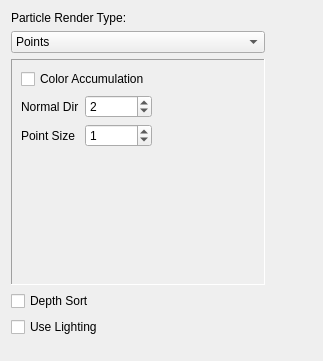
<?xml version="1.0" encoding="UTF-8"?>
<ui version="4.0">
 <class>renderAttr</class>
 <widget class="QWidget" name="renderAttr">
  <property name="geometry">
   <rect>
    <x>0</x>
    <y>0</y>
    <width>323</width>
    <height>361</height>
   </rect>
  </property>
  <property name="windowTitle">
   <string>Form</string>
  </property>
  <layout class="QGridLayout" name="gridLayout_11">
   <item row="0" column="0">
    <widget class="QLabel" name="particleRenderTypeLabel">
     <property name="text">
      <string>Particle Render Type:</string>
     </property>
    </widget>
   </item>
   <item row="1" column="0">
    <widget class="QComboBox" name="particleRenderType">
     <property name="currentIndex">
      <number>3</number>
     </property>
     <item>
      <property name="text">
       <string>MultiPoint</string>
      </property>
     </item>
     <item>
      <property name="text">
       <string>MultiStreak</string>
      </property>
     </item>
     <item>
      <property name="text">
       <string>Numeric</string>
      </property>
     </item>
     <item>
      <property name="text">
       <string>Points</string>
      </property>
     </item>
     <item>
      <property name="text">
       <string>Spheres</string>
      </property>
     </item>
     <item>
      <property name="text">
       <string>Sprites</string>
      </property>
     </item>
     <item>
      <property name="text">
       <string>Streak</string>
      </property>
     </item>
     <item>
      <property name="text">
       <string>Blobby Surface</string>
      </property>
     </item>
     <item>
      <property name="text">
       <string>Cloud</string>
      </property>
     </item>
     <item>
      <property name="text">
       <string>Tube</string>
      </property>
     </item>
    </widget>
   </item>
   <item row="2" column="0">
    <widget class="QStackedWidget" name="renderTypeWidget">
     <property name="frameShape">
      <enum>QFrame::Panel</enum>
     </property>
     <property name="frameShadow">
      <enum>QFrame::Sunken</enum>
     </property>
     <property name="currentIndex">
      <number>3</number>
     </property>
     <widget class="QWidget" name="multiPointPage">
      <layout class="QGridLayout" name="gridLayout">
       <item row="0" column="0" colspan="2">
        <widget class="QCheckBox" name="colorAccumulationMP">
         <property name="text">
          <string>Color Accumulation</string>
         </property>
        </widget>
       </item>
       <item row="1" column="0">
        <widget class="QLabel" name="multiCountMPLabel">
         <property name="text">
          <string>Multi Count</string>
         </property>
        </widget>
       </item>
       <item row="1" column="1">
        <widget class="QSpinBox" name="multiCountMP">
         <property name="maximum">
          <number>1000000000</number>
         </property>
         <property name="value">
          <number>8</number>
         </property>
        </widget>
       </item>
       <item row="2" column="0">
        <widget class="QLabel" name="multiRadiusMPLabel">
         <property name="text">
          <string>Multi Radius</string>
         </property>
        </widget>
       </item>
       <item row="2" column="1">
        <widget class="QDoubleSpinBox" name="multiRadiusMP">
         <property name="maximum">
          <double>1000000000.000000000000000</double>
         </property>
         <property name="value">
          <double>1.000000000000000</double>
         </property>
        </widget>
       </item>
       <item row="3" column="0">
        <widget class="QLabel" name="normalDirMPLabel">
         <property name="text">
          <string>Normal Dir</string>
         </property>
        </widget>
       </item>
       <item row="3" column="1">
        <widget class="QSpinBox" name="normalDirMP">
         <property name="maximum">
          <number>3</number>
         </property>
         <property name="value">
          <number>2</number>
         </property>
        </widget>
       </item>
       <item row="4" column="0">
        <widget class="QLabel" name="pointSizeMPLabel">
         <property name="text">
          <string>Point Size</string>
         </property>
        </widget>
       </item>
       <item row="4" column="1">
        <widget class="QSpinBox" name="pointSizeMP">
         <property name="maximum">
          <number>1000000000</number>
         </property>
         <property name="value">
          <number>1</number>
         </property>
        </widget>
       </item>
       <item row="5" column="1">
        <spacer name="verticalSpacer">
         <property name="orientation">
          <enum>Qt::Vertical</enum>
         </property>
         <property name="sizeType">
          <enum>QSizePolicy::Expanding</enum>
         </property>
         <property name="sizeHint" stdset="0">
          <size>
           <width>20</width>
           <height>20</height>
          </size>
         </property>
        </spacer>
       </item>
       <item row="3" column="2">
        <spacer name="horizontalSpacer">
         <property name="orientation">
          <enum>Qt::Horizontal</enum>
         </property>
         <property name="sizeHint" stdset="0">
          <size>
           <width>40</width>
           <height>20</height>
          </size>
         </property>
        </spacer>
       </item>
      </layout>
     </widget>
     <widget class="QWidget" name="multiStreakPage">
      <layout class="QGridLayout" name="gridLayout_2">
       <item row="0" column="0" colspan="2">
        <widget class="QCheckBox" name="colorAccumulationMS">
         <property name="text">
          <string>Color Accumulation</string>
         </property>
        </widget>
       </item>
       <item row="1" column="0">
        <widget class="QLabel" name="lineWidthMSLabel">
         <property name="text">
          <string>Line Width</string>
         </property>
        </widget>
       </item>
       <item row="1" column="1">
        <widget class="QSpinBox" name="lineWidthMS">
         <property name="maximum">
          <number>1000000000</number>
         </property>
         <property name="value">
          <number>1</number>
         </property>
        </widget>
       </item>
       <item row="2" column="0">
        <widget class="QLabel" name="multiCountMSLabel">
         <property name="text">
          <string>Multi Count</string>
         </property>
        </widget>
       </item>
       <item row="2" column="1">
        <widget class="QSpinBox" name="multiCountMS">
         <property name="maximum">
          <number>1000000000</number>
         </property>
         <property name="value">
          <number>8</number>
         </property>
        </widget>
       </item>
       <item row="3" column="0">
        <widget class="QLabel" name="multiRadiusMSLabel">
         <property name="text">
          <string>Multi Radius</string>
         </property>
        </widget>
       </item>
       <item row="3" column="1">
        <widget class="QDoubleSpinBox" name="multiRadiusMS">
         <property name="maximum">
          <double>1000000000.000000000000000</double>
         </property>
         <property name="value">
          <double>1.000000000000000</double>
         </property>
        </widget>
       </item>
       <item row="4" column="0">
        <widget class="QLabel" name="normalDirMSLabel">
         <property name="text">
          <string>Normal Dir</string>
         </property>
        </widget>
       </item>
       <item row="4" column="1">
        <widget class="QSpinBox" name="normalDirMS">
         <property name="maximum">
          <number>3</number>
         </property>
         <property name="value">
          <number>2</number>
         </property>
        </widget>
       </item>
       <item row="5" column="0">
        <widget class="QLabel" name="tailFadeMSLabel">
         <property name="text">
          <string>Tail Fade</string>
         </property>
        </widget>
       </item>
       <item row="5" column="1">
        <widget class="QDoubleSpinBox" name="tailFadeMS">
         <property name="maximum">
          <double>1000000000.000000000000000</double>
         </property>
         <property name="value">
          <double>1.000000000000000</double>
         </property>
        </widget>
       </item>
       <item row="6" column="0">
        <widget class="QLabel" name="tailSizeMSLabel">
         <property name="text">
          <string>Tail Size</string>
         </property>
        </widget>
       </item>
       <item row="6" column="1">
        <widget class="QDoubleSpinBox" name="tailSizeMS">
         <property name="maximum">
          <double>1000000000.000000000000000</double>
         </property>
         <property name="value">
          <double>1.000000000000000</double>
         </property>
        </widget>
       </item>
       <item row="2" column="2">
        <spacer name="horizontalSpacer_2">
         <property name="orientation">
          <enum>Qt::Horizontal</enum>
         </property>
         <property name="sizeHint" stdset="0">
          <size>
           <width>40</width>
           <height>20</height>
          </size>
         </property>
        </spacer>
       </item>
       <item row="7" column="1">
        <spacer name="verticalSpacer_2">
         <property name="orientation">
          <enum>Qt::Vertical</enum>
         </property>
         <property name="sizeHint" stdset="0">
          <size>
           <width>20</width>
           <height>40</height>
          </size>
         </property>
        </spacer>
       </item>
      </layout>
     </widget>
     <widget class="QWidget" name="numericPage">
      <layout class="QGridLayout" name="gridLayout_3">
       <item row="0" column="0">
        <widget class="QLabel" name="attributeNameNumLabel">
         <property name="text">
          <string>Attribute Name</string>
         </property>
        </widget>
       </item>
       <item row="0" column="1">
        <widget class="QLineEdit" name="attributeNameNum"/>
       </item>
       <item row="1" column="0">
        <widget class="QLabel" name="pointSizeNumLabel">
         <property name="text">
          <string>Point Size</string>
         </property>
        </widget>
       </item>
       <item row="1" column="1">
        <widget class="QSpinBox" name="pointSizeNum">
         <property name="minimum">
          <number>1</number>
         </property>
         <property name="maximum">
          <number>1000000000</number>
         </property>
        </widget>
       </item>
       <item row="2" column="0" colspan="2">
        <widget class="QCheckBox" name="selectedOnlyNum">
         <property name="text">
          <string>Selected Only</string>
         </property>
        </widget>
       </item>
       <item row="0" column="2">
        <spacer name="horizontalSpacer_3">
         <property name="orientation">
          <enum>Qt::Horizontal</enum>
         </property>
         <property name="sizeHint" stdset="0">
          <size>
           <width>40</width>
           <height>20</height>
          </size>
         </property>
        </spacer>
       </item>
       <item row="3" column="0">
        <spacer name="verticalSpacer_3">
         <property name="orientation">
          <enum>Qt::Vertical</enum>
         </property>
         <property name="sizeHint" stdset="0">
          <size>
           <width>20</width>
           <height>40</height>
          </size>
         </property>
        </spacer>
       </item>
      </layout>
     </widget>
     <widget class="QWidget" name="pointsPage">
      <layout class="QGridLayout" name="gridLayout_4">
       <item row="0" column="0" colspan="2">
        <widget class="QCheckBox" name="colorAccumulationPoints">
         <property name="text">
          <string>Color Accumulation</string>
         </property>
        </widget>
       </item>
       <item row="1" column="0">
        <widget class="QLabel" name="normalDirPointsLabel">
         <property name="text">
          <string>Normal Dir</string>
         </property>
        </widget>
       </item>
       <item row="1" column="1">
        <widget class="QSpinBox" name="normalDirPoints">
         <property name="maximum">
          <number>3</number>
         </property>
         <property name="value">
          <number>2</number>
         </property>
        </widget>
       </item>
       <item row="2" column="0">
        <widget class="QLabel" name="pointSizePointsLabel">
         <property name="text">
          <string>Point Size</string>
         </property>
        </widget>
       </item>
       <item row="2" column="1">
        <widget class="QSpinBox" name="pointSizePoints">
         <property name="maximum">
          <number>1000000000</number>
         </property>
         <property name="value">
          <number>1</number>
         </property>
        </widget>
       </item>
       <item row="1" column="2">
        <spacer name="horizontalSpacer_4">
         <property name="orientation">
          <enum>Qt::Horizontal</enum>
         </property>
         <property name="sizeHint" stdset="0">
          <size>
           <width>40</width>
           <height>20</height>
          </size>
         </property>
        </spacer>
       </item>
       <item row="3" column="1">
        <spacer name="verticalSpacer_4">
         <property name="orientation">
          <enum>Qt::Vertical</enum>
         </property>
         <property name="sizeHint" stdset="0">
          <size>
           <width>20</width>
           <height>40</height>
          </size>
         </property>
        </spacer>
       </item>
      </layout>
     </widget>
     <widget class="QWidget" name="spheresPage">
      <layout class="QGridLayout" name="gridLayout_5">
       <item row="0" column="0">
        <widget class="QLabel" name="radiusSphereLabel">
         <property name="text">
          <string>Radius</string>
         </property>
        </widget>
       </item>
       <item row="0" column="1">
        <widget class="QDoubleSpinBox" name="radiusSphere">
         <property name="decimals">
          <number>3</number>
         </property>
         <property name="maximum">
          <double>1000000000.000000000000000</double>
         </property>
        </widget>
       </item>
       <item row="0" column="2">
        <spacer name="horizontalSpacer_5">
         <property name="orientation">
          <enum>Qt::Horizontal</enum>
         </property>
         <property name="sizeHint" stdset="0">
          <size>
           <width>40</width>
           <height>20</height>
          </size>
         </property>
        </spacer>
       </item>
       <item row="1" column="1">
        <spacer name="verticalSpacer_5">
         <property name="orientation">
          <enum>Qt::Vertical</enum>
         </property>
         <property name="sizeHint" stdset="0">
          <size>
           <width>20</width>
           <height>40</height>
          </size>
         </property>
        </spacer>
       </item>
      </layout>
     </widget>
     <widget class="QWidget" name="spritesPage">
      <layout class="QGridLayout" name="gridLayout_6">
       <item row="0" column="0">
        <widget class="QLabel" name="spriteNumLabel">
         <property name="text">
          <string>Sprite Num</string>
         </property>
        </widget>
       </item>
       <item row="0" column="1">
        <widget class="QSpinBox" name="spriteNum">
         <property name="maximum">
          <number>1000000000</number>
         </property>
        </widget>
       </item>
       <item row="1" column="0">
        <widget class="QLabel" name="spriteScaleXLabel">
         <property name="text">
          <string>Sprite Scale X</string>
         </property>
        </widget>
       </item>
       <item row="1" column="1">
        <widget class="QDoubleSpinBox" name="spriteScaleX">
         <property name="decimals">
          <number>3</number>
         </property>
         <property name="maximum">
          <double>1000000000.000000000000000</double>
         </property>
         <property name="value">
          <double>1.000000000000000</double>
         </property>
        </widget>
       </item>
       <item row="2" column="0">
        <widget class="QLabel" name="spriteScaleYLabel">
         <property name="text">
          <string>Sprite Scale Y</string>
         </property>
        </widget>
       </item>
       <item row="2" column="1">
        <widget class="QDoubleSpinBox" name="spriteScaleY">
         <property name="decimals">
          <number>3</number>
         </property>
         <property name="maximum">
          <double>1000000000.000000000000000</double>
         </property>
         <property name="value">
          <double>1.000000000000000</double>
         </property>
        </widget>
       </item>
       <item row="3" column="0">
        <widget class="QLabel" name="spriteTwistLabel">
         <property name="text">
          <string>Sprite Twist</string>
         </property>
        </widget>
       </item>
       <item row="3" column="1">
        <widget class="QDoubleSpinBox" name="spriteTwist">
         <property name="decimals">
          <number>3</number>
         </property>
         <property name="maximum">
          <double>1000000000.000000000000000</double>
         </property>
         <property name="value">
          <double>0.000000000000000</double>
         </property>
        </widget>
       </item>
       <item row="4" column="1">
        <spacer name="verticalSpacer_6">
         <property name="orientation">
          <enum>Qt::Vertical</enum>
         </property>
         <property name="sizeHint" stdset="0">
          <size>
           <width>20</width>
           <height>40</height>
          </size>
         </property>
        </spacer>
       </item>
       <item row="2" column="2">
        <spacer name="horizontalSpacer_6">
         <property name="orientation">
          <enum>Qt::Horizontal</enum>
         </property>
         <property name="sizeHint" stdset="0">
          <size>
           <width>40</width>
           <height>20</height>
          </size>
         </property>
        </spacer>
       </item>
      </layout>
     </widget>
     <widget class="QWidget" name="streakPage">
      <layout class="QGridLayout" name="gridLayout_7">
       <item row="0" column="0">
        <widget class="QLabel" name="lineWidthStreakLabel">
         <property name="text">
          <string>Line Width</string>
         </property>
        </widget>
       </item>
       <item row="0" column="1">
        <widget class="QSpinBox" name="lineWidthStreak">
         <property name="maximum">
          <number>1000000000</number>
         </property>
         <property name="value">
          <number>1</number>
         </property>
        </widget>
       </item>
       <item row="1" column="0">
        <widget class="QLabel" name="normalDirStreakLabel">
         <property name="text">
          <string>Normal Dir</string>
         </property>
        </widget>
       </item>
       <item row="1" column="1">
        <widget class="QSpinBox" name="normalDirStreak">
         <property name="maximum">
          <number>3</number>
         </property>
         <property name="value">
          <number>2</number>
         </property>
        </widget>
       </item>
       <item row="2" column="0">
        <widget class="QLabel" name="tailFadeStreakLabel">
         <property name="text">
          <string>Tail Fade</string>
         </property>
        </widget>
       </item>
       <item row="2" column="1">
        <widget class="QDoubleSpinBox" name="tailFadeStreak">
         <property name="maximum">
          <double>1000000000.000000000000000</double>
         </property>
         <property name="value">
          <double>1.000000000000000</double>
         </property>
        </widget>
       </item>
       <item row="3" column="0">
        <widget class="QLabel" name="tailSizeStreakLabel">
         <property name="text">
          <string>Tail Size</string>
         </property>
        </widget>
       </item>
       <item row="3" column="1">
        <widget class="QDoubleSpinBox" name="tailSizeStreak">
         <property name="maximum">
          <double>1000000000.000000000000000</double>
         </property>
         <property name="value">
          <double>1.000000000000000</double>
         </property>
        </widget>
       </item>
       <item row="4" column="1">
        <spacer name="verticalSpacer_7">
         <property name="orientation">
          <enum>Qt::Vertical</enum>
         </property>
         <property name="sizeHint" stdset="0">
          <size>
           <width>20</width>
           <height>40</height>
          </size>
         </property>
        </spacer>
       </item>
       <item row="3" column="2">
        <spacer name="horizontalSpacer_7">
         <property name="orientation">
          <enum>Qt::Horizontal</enum>
         </property>
         <property name="sizeHint" stdset="0">
          <size>
           <width>40</width>
           <height>20</height>
          </size>
         </property>
        </spacer>
       </item>
      </layout>
     </widget>
     <widget class="QWidget" name="blobbyPage">
      <layout class="QGridLayout" name="gridLayout_8">
       <item row="0" column="0">
        <widget class="QLabel" name="radiusBlobbyLabel">
         <property name="text">
          <string>Radius</string>
         </property>
        </widget>
       </item>
       <item row="0" column="1">
        <widget class="QDoubleSpinBox" name="radiusBlobby">
         <property name="decimals">
          <number>3</number>
         </property>
         <property name="maximum">
          <double>1000000000.000000000000000</double>
         </property>
         <property name="value">
          <double>1.000000000000000</double>
         </property>
        </widget>
       </item>
       <item row="1" column="0">
        <widget class="QLabel" name="thresholdLabel">
         <property name="text">
          <string>Threshold</string>
         </property>
        </widget>
       </item>
       <item row="1" column="1">
        <widget class="QDoubleSpinBox" name="thresholdBlobby">
         <property name="decimals">
          <number>3</number>
         </property>
         <property name="maximum">
          <double>1000000000.000000000000000</double>
         </property>
        </widget>
       </item>
       <item row="0" column="2">
        <spacer name="horizontalSpacer_8">
         <property name="orientation">
          <enum>Qt::Horizontal</enum>
         </property>
         <property name="sizeHint" stdset="0">
          <size>
           <width>40</width>
           <height>20</height>
          </size>
         </property>
        </spacer>
       </item>
       <item row="2" column="1">
        <spacer name="verticalSpacer_8">
         <property name="orientation">
          <enum>Qt::Vertical</enum>
         </property>
         <property name="sizeHint" stdset="0">
          <size>
           <width>20</width>
           <height>40</height>
          </size>
         </property>
        </spacer>
       </item>
      </layout>
     </widget>
     <widget class="QWidget" name="cloudPage">
      <layout class="QGridLayout" name="gridLayout_9">
       <item row="0" column="0" colspan="3">
        <widget class="QCheckBox" name="betterIlluminationCloud">
         <property name="text">
          <string>Better Illumination</string>
         </property>
        </widget>
       </item>
       <item row="1" column="0">
        <widget class="QLabel" name="radiusCloudLabel">
         <property name="text">
          <string>Radius</string>
         </property>
        </widget>
       </item>
       <item row="1" column="1" colspan="2">
        <widget class="QDoubleSpinBox" name="radiusCloud">
         <property name="decimals">
          <number>3</number>
         </property>
         <property name="maximum">
          <double>1000000000.000000000000000</double>
         </property>
         <property name="value">
          <double>1.000000000000000</double>
         </property>
        </widget>
       </item>
       <item row="2" column="0" colspan="2">
        <widget class="QLabel" name="surfaceShadingCloudLabel">
         <property name="text">
          <string>Surface Shading</string>
         </property>
        </widget>
       </item>
       <item row="2" column="2">
        <widget class="QDoubleSpinBox" name="surfaceShadingCloud">
         <property name="decimals">
          <number>3</number>
         </property>
         <property name="maximum">
          <double>1000000000.000000000000000</double>
         </property>
        </widget>
       </item>
       <item row="3" column="0">
        <widget class="QLabel" name="thresholdCloudLabel">
         <property name="text">
          <string>Threshold</string>
         </property>
        </widget>
       </item>
       <item row="3" column="1" colspan="2">
        <widget class="QDoubleSpinBox" name="thresholdCloud">
         <property name="decimals">
          <number>3</number>
         </property>
         <property name="maximum">
          <double>1000000000.000000000000000</double>
         </property>
        </widget>
       </item>
       <item row="1" column="3">
        <spacer name="horizontalSpacer_9">
         <property name="orientation">
          <enum>Qt::Horizontal</enum>
         </property>
         <property name="sizeHint" stdset="0">
          <size>
           <width>40</width>
           <height>20</height>
          </size>
         </property>
        </spacer>
       </item>
       <item row="4" column="1">
        <spacer name="verticalSpacer_9">
         <property name="orientation">
          <enum>Qt::Vertical</enum>
         </property>
         <property name="sizeHint" stdset="0">
          <size>
           <width>20</width>
           <height>40</height>
          </size>
         </property>
        </spacer>
       </item>
      </layout>
     </widget>
     <widget class="QWidget" name="tubePage">
      <layout class="QGridLayout" name="gridLayout_10">
       <item row="0" column="0">
        <widget class="QLabel" name="radius0TubeLabel">
         <property name="text">
          <string>Radius 0</string>
         </property>
        </widget>
       </item>
       <item row="0" column="1">
        <widget class="QDoubleSpinBox" name="radius0Tube">
         <property name="decimals">
          <number>3</number>
         </property>
         <property name="maximum">
          <double>1000000000.000000000000000</double>
         </property>
        </widget>
       </item>
       <item row="1" column="0">
        <widget class="QLabel" name="radius1TubeLabel">
         <property name="text">
          <string>Radius 1</string>
         </property>
        </widget>
       </item>
       <item row="1" column="1">
        <widget class="QDoubleSpinBox" name="radius1Tube">
         <property name="decimals">
          <number>3</number>
         </property>
         <property name="maximum">
          <double>1000000000.000000000000000</double>
         </property>
        </widget>
       </item>
       <item row="2" column="0">
        <widget class="QLabel" name="tailSizeTubeLabel">
         <property name="text">
          <string>Tail Size</string>
         </property>
        </widget>
       </item>
       <item row="2" column="1">
        <widget class="QDoubleSpinBox" name="tailSizeTube">
         <property name="decimals">
          <number>3</number>
         </property>
         <property name="maximum">
          <double>1000000000.000000000000000</double>
         </property>
        </widget>
       </item>
       <item row="3" column="0">
        <spacer name="verticalSpacer_10">
         <property name="orientation">
          <enum>Qt::Vertical</enum>
         </property>
         <property name="sizeHint" stdset="0">
          <size>
           <width>20</width>
           <height>40</height>
          </size>
         </property>
        </spacer>
       </item>
       <item row="2" column="2">
        <spacer name="horizontalSpacer_10">
         <property name="orientation">
          <enum>Qt::Horizontal</enum>
         </property>
         <property name="sizeHint" stdset="0">
          <size>
           <width>40</width>
           <height>20</height>
          </size>
         </property>
        </spacer>
       </item>
      </layout>
     </widget>
    </widget>
   </item>
   <item row="2" column="1">
    <spacer name="horizontalSpacer_11">
     <property name="orientation">
      <enum>Qt::Horizontal</enum>
     </property>
     <property name="sizeHint" stdset="0">
      <size>
       <width>40</width>
       <height>20</height>
      </size>
     </property>
    </spacer>
   </item>
   <item row="3" column="0">
    <widget class="QCheckBox" name="depthSort">
     <property name="text">
      <string>Depth Sort</string>
     </property>
    </widget>
   </item>
   <item row="4" column="0">
    <widget class="QCheckBox" name="useLighting">
     <property name="text">
      <string>Use Lighting</string>
     </property>
    </widget>
   </item>
   <item row="5" column="0" colspan="2">
    <spacer name="verticalSpacer_11">
     <property name="orientation">
      <enum>Qt::Vertical</enum>
     </property>
     <property name="sizeHint" stdset="0">
      <size>
       <width>20</width>
       <height>40</height>
      </size>
     </property>
    </spacer>
   </item>
  </layout>
 </widget>
 <resources/>
 <connections>
  <connection>
   <sender>particleRenderType</sender>
   <signal>currentIndexChanged(int)</signal>
   <receiver>renderTypeWidget</receiver>
   <slot>setCurrentIndex(int)</slot>
   <hints>
    <hint type="sourcelabel">
     <x>58</x>
     <y>38</y>
    </hint>
    <hint type="destinationlabel">
     <x>97</x>
     <y>150</y>
    </hint>
   </hints>
  </connection>
 </connections>
</ui>
